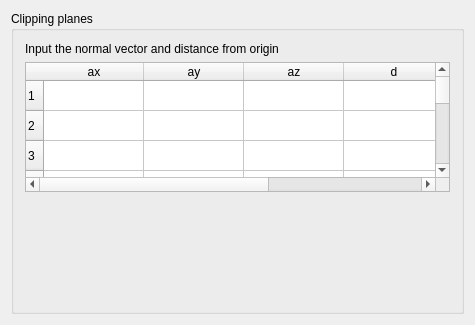
<?xml version="1.0" encoding="UTF-8"?>
<ui version="4.0">
 <comment>
###############################################################################
#
#  EGSnrc egs++ geometry viewer clipping planes user interface
#  Copyright (C) 2015 National Research Council Canada
#
#  This file is part of EGSnrc.
#
#  EGSnrc is free software: you can redistribute it and/or modify it under
#  the terms of the GNU Affero General Public License as published by the
#  Free Software Foundation, either version 3 of the License, or (at your
#  option) any later version.
#
#  EGSnrc is distributed in the hope that it will be useful, but WITHOUT ANY
#  WARRANTY; without even the implied warranty of MERCHANTABILITY or FITNESS
#  FOR A PARTICULAR PURPOSE.  See the GNU Affero General Public License for
#  more details.
#
#  You should have received a copy of the GNU Affero General Public License
#  along with EGSnrc. If not, see http://www.gnu.org/licenses/.
#
###############################################################################
#
#  Author:          Iwan Kawrakow, 2005
#
#  Contributors:    Ernesto Mainegra-Hing
#
###############################################################################
</comment>
 <class>ClippingPlanesWidget</class>
 <widget class="QWidget" name="ClippingPlanesWidget">
  <property name="geometry">
   <rect>
    <x>0</x>
    <y>0</y>
    <width>475</width>
    <height>325</height>
   </rect>
  </property>
  <property name="windowTitle">
   <string>Form1</string>
  </property>
  <layout class="QVBoxLayout">
   <item>
    <widget class="QGroupBox" name="groupBox1">
     <property name="title">
      <string>Clipping planes</string>
     </property>
     <layout class="QVBoxLayout">
      <item>
       <widget class="QLabel" name="label">
        <property name="text">
         <string>Input the normal vector and distance from origin</string>
        </property>
       </widget>
      </item>
      <item>
       <widget class="QTableWidget" name="planeTable">
        <property name="rowCount">
         <number>10</number>
        </property>
        <property name="columnCount">
         <number>5</number>
        </property>
        <row/>
        <row/>
        <row/>
        <row/>
        <row/>
        <row/>
        <row/>
        <row/>
        <row/>
        <row/>
        <column>
         <property name="text">
          <string>ax</string>
         </property>
        </column>
        <column>
         <property name="text">
          <string>ay</string>
         </property>
        </column>
        <column>
         <property name="text">
          <string>az</string>
         </property>
        </column>
        <column>
         <property name="text">
          <string>d</string>
         </property>
        </column>
        <column>
         <property name="text">
          <string> </string>
         </property>
        </column>
        <item row="0" column="4">
         <property name="text">
          <string/>
         </property>
         <property name="background">
          <brush brushstyle="SolidPattern">
           <color alpha="255">
            <red>186</red>
            <green>189</green>
            <blue>182</blue>
           </color>
          </brush>
         </property>
         <property name="checkState">
          <enum>Checked</enum>
         </property>
         <property name="flags">
          <set>ItemIsUserCheckable|ItemIsEnabled</set>
         </property>
        </item>
        <item row="1" column="4">
         <property name="text">
          <string/>
         </property>
         <property name="background">
          <brush brushstyle="SolidPattern">
           <color alpha="255">
            <red>186</red>
            <green>189</green>
            <blue>182</blue>
           </color>
          </brush>
         </property>
         <property name="checkState">
          <enum>Checked</enum>
         </property>
         <property name="flags">
          <set>ItemIsUserCheckable|ItemIsEnabled</set>
         </property>
        </item>
        <item row="2" column="4">
         <property name="text">
          <string/>
         </property>
         <property name="background">
          <brush brushstyle="SolidPattern">
           <color alpha="255">
            <red>186</red>
            <green>189</green>
            <blue>182</blue>
           </color>
          </brush>
         </property>
         <property name="checkState">
          <enum>Checked</enum>
         </property>
         <property name="flags">
          <set>ItemIsUserCheckable|ItemIsEnabled</set>
         </property>
        </item>
        <item row="3" column="4">
         <property name="text">
          <string/>
         </property>
         <property name="background">
          <brush brushstyle="SolidPattern">
           <color alpha="255">
            <red>186</red>
            <green>189</green>
            <blue>182</blue>
           </color>
          </brush>
         </property>
         <property name="checkState">
          <enum>Checked</enum>
         </property>
         <property name="flags">
          <set>ItemIsUserCheckable|ItemIsEnabled</set>
         </property>
        </item>
        <item row="4" column="4">
         <property name="text">
          <string/>
         </property>
         <property name="background">
          <brush brushstyle="SolidPattern">
           <color alpha="255">
            <red>186</red>
            <green>189</green>
            <blue>182</blue>
           </color>
          </brush>
         </property>
         <property name="checkState">
          <enum>Checked</enum>
         </property>
         <property name="flags">
          <set>ItemIsUserCheckable|ItemIsEnabled</set>
         </property>
        </item>
        <item row="5" column="4">
         <property name="text">
          <string/>
         </property>
         <property name="background">
          <brush brushstyle="SolidPattern">
           <color alpha="255">
            <red>186</red>
            <green>189</green>
            <blue>182</blue>
           </color>
          </brush>
         </property>
         <property name="checkState">
          <enum>Checked</enum>
         </property>
         <property name="flags">
          <set>ItemIsUserCheckable|ItemIsEnabled</set>
         </property>
        </item>
        <item row="6" column="4">
         <property name="text">
          <string/>
         </property>
         <property name="background">
          <brush brushstyle="SolidPattern">
           <color alpha="255">
            <red>186</red>
            <green>189</green>
            <blue>182</blue>
           </color>
          </brush>
         </property>
         <property name="checkState">
          <enum>Checked</enum>
         </property>
         <property name="flags">
          <set>ItemIsUserCheckable|ItemIsEnabled</set>
         </property>
        </item>
        <item row="7" column="4">
         <property name="text">
          <string/>
         </property>
         <property name="background">
          <brush brushstyle="SolidPattern">
           <color alpha="255">
            <red>186</red>
            <green>189</green>
            <blue>182</blue>
           </color>
          </brush>
         </property>
         <property name="checkState">
          <enum>Checked</enum>
         </property>
         <property name="flags">
          <set>ItemIsUserCheckable|ItemIsEnabled</set>
         </property>
        </item>
        <item row="8" column="4">
         <property name="text">
          <string/>
         </property>
         <property name="background">
          <brush brushstyle="SolidPattern">
           <color alpha="255">
            <red>186</red>
            <green>189</green>
            <blue>182</blue>
           </color>
          </brush>
         </property>
         <property name="checkState">
          <enum>Checked</enum>
         </property>
         <property name="flags">
          <set>ItemIsUserCheckable|ItemIsEnabled</set>
         </property>
        </item>
        <item row="9" column="4">
         <property name="text">
          <string/>
         </property>
         <property name="background">
          <brush brushstyle="SolidPattern">
           <color alpha="255">
            <red>186</red>
            <green>189</green>
            <blue>182</blue>
           </color>
          </brush>
         </property>
         <property name="checkState">
          <enum>Checked</enum>
         </property>
         <property name="flags">
          <set>ItemIsUserCheckable|ItemIsEnabled</set>
         </property>
        </item>
       </widget>
      </item>
      <item>
       <layout class="QHBoxLayout">
        <item>
         <spacer name="spacer1">
          <property name="orientation">
           <enum>Qt::Horizontal</enum>
          </property>
          <property name="sizeType">
           <enum>QSizePolicy::Expanding</enum>
          </property>
          <property name="sizeHint" stdset="0">
           <size>
            <width>211</width>
            <height>108</height>
           </size>
          </property>
         </spacer>
        </item>
       </layout>
      </item>
     </layout>
    </widget>
   </item>
  </layout>
 </widget>
 <layoutdefault spacing="6" margin="11"/>
 <includes>
  <include location="local">egs_vector.h</include>
 </includes>
 <resources/>
 <connections>
  <connection>
   <sender>planeTable</sender>
   <signal>cellChanged(int, int)</signal>
   <receiver>ClippingPlanesWidget</receiver>
   <slot>applyClipping()</slot>
   <hints>
    <hint type="sourcelabel">
     <x>20</x>
     <y>20</y>
    </hint>
    <hint type="destinationlabel">
     <x>20</x>
     <y>20</y>
    </hint>
   </hints>
  </connection>
 </connections>
</ui>
